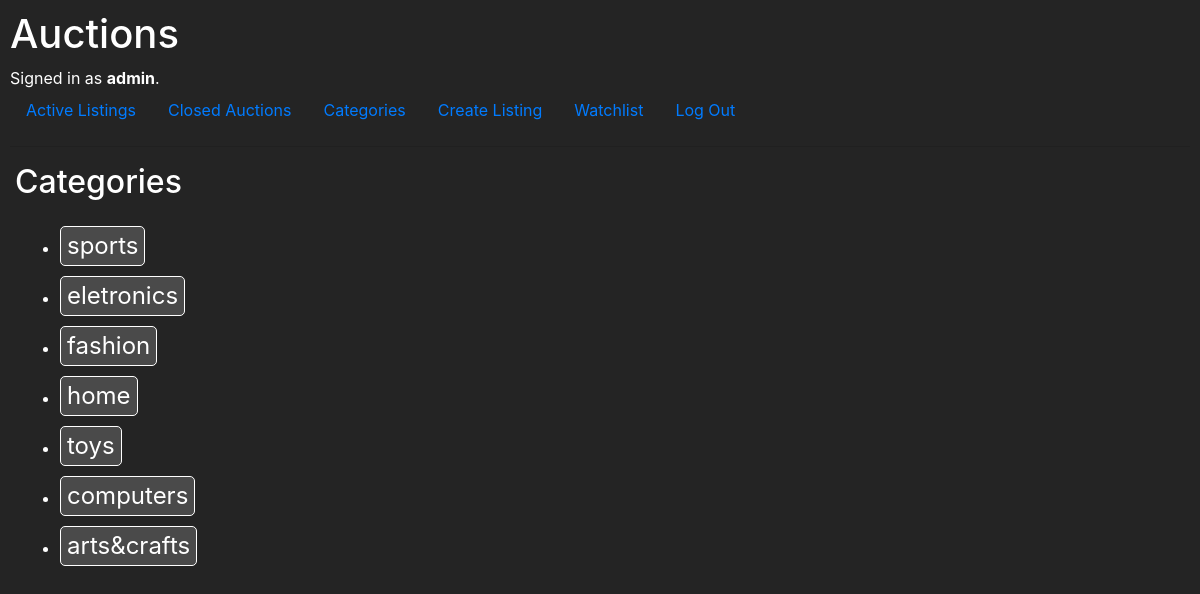
The page /categories (signed in) on the database its author committed.
### auctions/models.py (models this page shows)
class User(AbstractUser):
    pass

class Category(models.Model):
    category = models.CharField(max_length=64)
    def __str__(self):
        return f"{self.category}"

### auctions/views.py (the view)
# urls.py: path("categories", views.categories_index, name="categories"),
def categories_index(request):
    categories = Category.objects.exclude(category="No Category").all()
    return render(request, "auctions/categories.html",{
        "categories": categories
    })

### auctions/templates/auctions/categories.html (shortened to what this page needs)
{% extends "auctions/layout.html" %}
{% block body %}
<h2>Categories</h2>
    <ul>
        {% for category in categories %}
            <li class="items">
                <form method='POST' action="{% url 'category' category.id %}">
                    <input class='submit' type="submit" value="{{category}}">
                </form>
            </li>
        {% endfor %}
    </ul>
{% endblock %}

### auctions/templates/auctions/layout.html (shortened to what this page needs)
{% load static %}
<!DOCTYPE html>
<html lang="en">
    <head>
        <link rel="stylesheet" href="https://stackpath.bootstrapcdn.com/bootstrap/4.4.1/css/bootstrap.min.css">
        <link href="{% static 'auctions/styles.css' %}" rel="stylesheet">
    </head>
    <body>
        <h1>Auctions</h1>
        <div>
            {% if user.is_authenticated %}
                Signed in as <strong>{{ user.username }}</strong>.
            {% else %}
                Not signed in.
            {% endif %}
        </div>
        <ul class="nav">
            <li class="nav-item">
                <a class="nav-link" href="{% url 'index' %}">Active Listings</a>
            </li>
            <li class="nav-item">
                <a class="nav-link" href="{% url 'closed_listings' %}">Closed Auctions</a>
            </li>
            <li class="nav-item">
                <a class="nav-link" href="{% url 'categories' %}">Categories</a>
            </li>
            {% if user.is_authenticated %}
                <li class="nav-item">
                    <a class="nav-link" href="{% url 'create_listing' %}">Create Listing</a>
                </li>
                <li class="nav-item">
                    <a class="nav-link" href="{% url 'watchlist' %}">Watchlist</a>
                </li>
                <li class="nav-item">
                    <a class="nav-link" href="{% url 'logout' %}">Log Out</a>
                </li>
            {% endif %}
        </ul>
        <hr>
        {% block body %}
        {% endblock %}
    </body>
</html>

### auctions/static/auctions/styles.css (style rules this page uses)
body { padding: 10px; }

### auctions/templates/auctions/categories.html (style rules this page uses)
h2 { margin-left: 5px; margin-top: 0; margin-bottom: 25px; }
body { background-color: #242424; color:white; }
.items { margin: 10px; color: white; }
.submit { font-size: 1.5em; border: 1px solid white; border-radius: 5px; color: white; background-color: #4a4a4a; }

### rows shown on the page
User: username "admin"
Category: category "sports"
Category: category "eletronics"
Category: category "fashion"
Category: category "home"
Category: category "toys"
Category: category "computers"
Category: category "arts&crafts"
